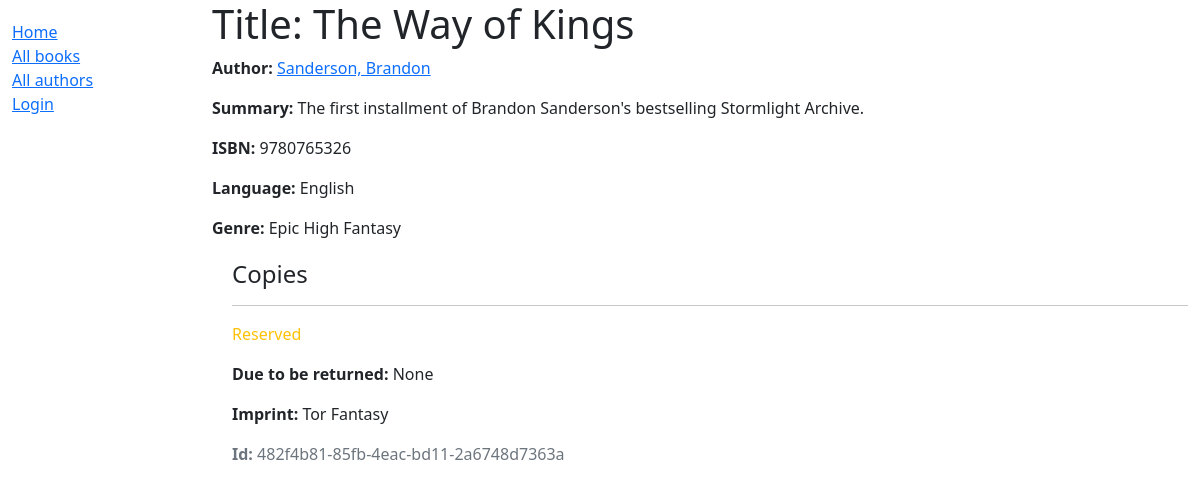
The app's page /catalog/book/1, older data.
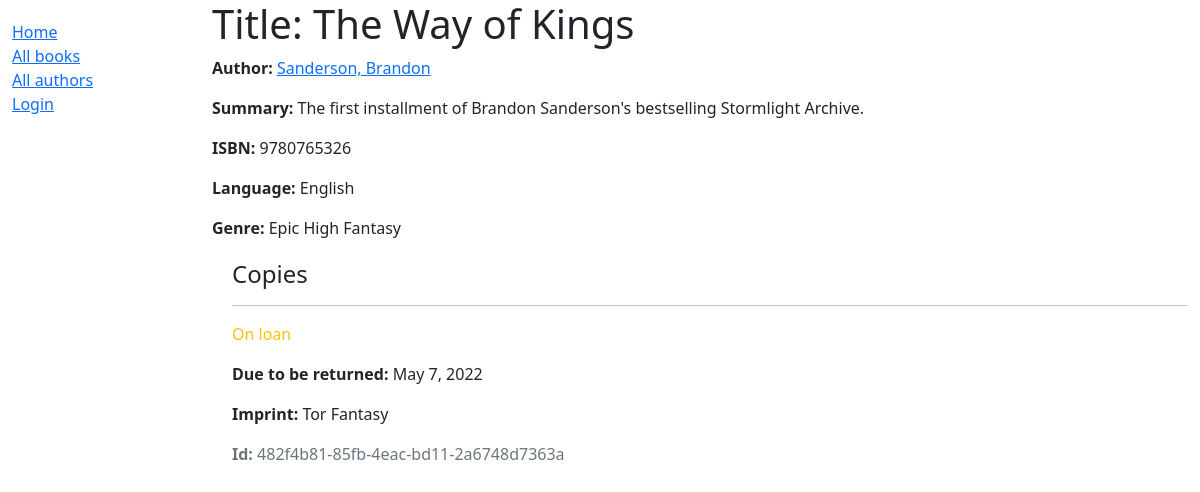
The same page, newer data.
### catalog/models.py (models this page shows, shortened)
class Book(models.Model):
    title = models.CharField(max_length=200)
    author = models.ForeignKey('Author', on_delete=models.SET_NULL, null=True)
    summary = models.TextField(max_length=1000, help_text='Enter a brief description of the book')
    isbn = models.CharField('ISBN', max_length=13, unique=True,
                            help_text='13 Character <a href="https://www.isbn-international.org'
                            '/content/what-isbn">ISBN number</a>')
    genre = models.ManyToManyField(Genre, help_text='Select a genre for this book')
    language = models.ForeignKey('Language', on_delete=models.SET_NULL, null=True)

class Author(models.Model):
    first_name = models.CharField(max_length=100)
    last_name = models.CharField(max_length=100)
    date_of_birth = models.DateField(null=True, blank=True)
    date_of_death = models.DateField('died', null=True, blank=True)
    class Meta:
        ordering = ['last_name', 'first_name']
    def __str__(self):
        return f'{self.last_name}, {self.first_name}'

class Language(models.Model):
    name = models.CharField(max_length=50, blank=True, null=True)
    def __str__(self):
        return self.name

class Genre(models.Model):
    name = models.CharField(max_length=200, help_text="Enter a book genre")
    def __str__(self):
        return self.name

class BookInstance(models.Model):
    id = models.UUIDField(primary_key=True, default=uuid.uuid4,
                          help_text='Unique ID for this particular book across whole library')
    book = models.ForeignKey('Book', on_delete=models.RESTRICT, null=True)
    imprint = models.CharField(max_length=200)
    due_back = models.DateField(null=True, blank=True)
    borrower = models.ForeignKey(User, on_delete=models.SET_NULL, null=True, blank=True)
    LOAN_STATUS = (
        ('m', 'Maintenance'),
        ('o', 'On loan'),
        ('a', 'Available'),
        ('r', 'Reserved'),
    )
    status = models.CharField(
        max_length=1,
        choices=LOAN_STATUS,
        blank=True,
        default='m',
        help_text='Book availability',
    )
    class Meta:
        ordering = ['due_back']
        permissions = (("can_mark_returned", "Set book as returned"),)

### catalog/views.py (the view)
# urls.py: path('book/<int:pk>', views.BookDetailView.as_view(), name='book-detail'),
class BookDetailView(generic.DetailView):
    model = Book

### catalog/templates/catalog/book_detail.html (shortened to what this page needs)
{% extends "base_generic.html" %}
{% block content %}
  <h1>Title: {{ book.title }}</h1>
  <p><strong>Author:</strong> <a href="">{{ book.author }}</a></p>
  <p><strong>Summary:</strong> {{ book.summary }}</p>
  <p><strong>ISBN:</strong> {{ book.isbn }}</p>
  <p><strong>Language:</strong> {{ book.language }}</p>
  <p><strong>Genre:</strong> {{ book.genre.all|join:", " }}</p>
  <div style="margin-left:20px;margin-top:20px">
    <h4>Copies</h4>
    {% for copy in book.bookinstance_set.all %}
      <hr>
      <p class="{% if copy.status == 'a' %}text-success{% elif copy.status == 'm' %}text-danger{% else %}text-warning{% endif %}">
        {{ copy.get_status_display }}
      </p>
      {% if copy.status != 'a' %}
        <p><strong>Due to be returned:</strong> {{ copy.due_back }}</p>
      {% endif %}
      <p><strong>Imprint:</strong> {{ copy.imprint }}</p>
      <p class="text-muted"><strong>Id:</strong> {{ copy.id }}</p>
    {% endfor %}
  </div>
{% endblock %}

### catalog/templates/base_generic.html (shortened to what this page needs)
<!DOCTYPE html>
<html lang="en">
<head>
  <link href="https://cdn.jsdelivr.net/npm/bootstrap@5.1.3/dist/css/bootstrap.min.css" rel="stylesheet">
  {% load static %}
  <link rel="stylesheet" href="{% static 'css/styles.css' %}">
</head>
<body>
  <div class="container-fluid">
    <div class="row">
      <div class="col-sm-2">
      {% block sidebar %}
        <ul class="sidebar-nav">
          <li><a href="{% url 'index' %}">Home</a></li>
          <li><a href="{% url 'books' %}">All books</a></li>
          <li><a href="{% url 'authors' %}">All authors</a></li>
          {% if user.is_authenticated %}
          <br>
            <li>User: {{ user.get_username }}</li>
            <li><a href="{% url 'my-borrowed' %}">My Borrowed</a></li>
            <li><a href="{% url 'logout'%}?next={{request.path}}">Logout</a></li>
            {% if user.is_staff %}
              <hr>
              <li>Staff</li>
              <li><a href="{% url 'all-borrowed' %}">Loaned Books</a></li>
            {% endif %}
          {% else %}
            <li><a href="{% url 'login'%}?next={{request.path}}">Login</a></li>
          {% endif %}
        </ul>
     {% endblock %}
      </div>
      <div class="col-sm-10 ">
        {% block content %}{% endblock %}
      </div>
    </div>
  </div>
</body>
</html>

### catalog/static/css/styles.css (style rules this page uses)
.sidebar-nav { margin-top: 20px; padding: 0; list-style: none; }

Row changes from the older to the newer data that the page shows:
changed BookInstance "Tor Fantasy": status "Reserved" → "On loan"; due_back "None" → "May 7, 2022"
